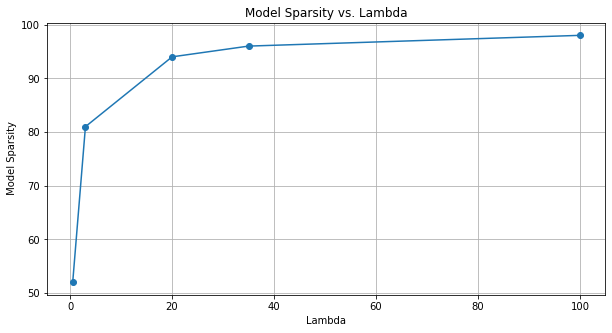

This chart was generated by the following Python code:
import numpy as np
import pandas as pd
import matplotlib.pyplot as plt

# Load the dataset into a pandas DataFrame
file_path = 'crime.csv'
df = pd.read_csv(file_path)

# Separate the data into features (X) and the target variable (y)
X = df.iloc[:, :-1].values  # Exclude the last column as the target variable
y = df.iloc[:, -1].values   # The last column is the target variable

# Custom Train-Test Split Implementation
def custom_train_test_split(X, y, test_size=0.2, random_state=None):
    if random_state is not None:
        np.random.seed(random_state)
    
    # Shuffle the data
    data = np.arange(len(X))
    np.random.shuffle(data)
    X = X[data]
    y = y[data]
    
    # Calculate the split index
    split_index = int((1 - test_size) * len(X))
    
    # Split the data into training and testing sets
    X_train, X_test = X[:split_index], X[split_index:]
    y_train, y_test = y[:split_index], y[split_index:]
    
    return X_train, X_test, y_train, y_test

# Split the data into a training set (S) and a testing set (T)
X_train, X_test, y_train, y_test = custom_train_test_split(X, y, test_size=0.2, random_state=42)

# Define a range of lambda values to test
lambda_values = np.logspace(-3, 3, 100)  # You can adjust the range as needed

# Function to compute soft threshold
def soft_threshold(rho, lambda_val):
    if rho < -lambda_val:
        return rho + lambda_val
    elif rho > lambda_val:
        return rho - lambda_val
    else:
        return 0

# Function to perform coordinate descent for Lasso
def coordinate_descent_lasso(X, y, lambda_val, tolerance=0.0005, max_iterations=100):
    n_samples, n_features = X.shape
    beta = np.zeros(n_features)
    old_beta = np.copy(beta)
    update_counts = []  # To store the number of CD updates
    
    for i in range(max_iterations):
        
        for j in range(n_features):
            
            # Calculate the residual without the j-th feature
            r = y - X.dot(beta) + X[:, j] * beta[j]
            
            # Compute the coordinate-wise update
            new_beta_j = soft_threshold(X[:, j].dot(r), lambda_val) / (X[:, j]**2).sum()
            
            if new_beta_j != beta[j]:
                update_counts.append(1)
            else:
                update_counts.append(0)
            
            # Update the j-th coefficient
            beta[j] = new_beta_j
        
        # Check for convergence
        if np.linalg.norm(beta - old_beta) < tolerance:
            break
        
        old_beta = np.copy(beta)
    
    return beta, update_counts

# Define the five specific lambda values you want to evaluate
selected_lambda_values = [0.5, 3, 20, 35, 100]

# Train Lasso models with different lambda values and calculate sparsity
sparsity_values = []

for lambda_val in selected_lambda_values:
    beta, _ = coordinate_descent_lasso(X_train, y_train, lambda_val)
    
    # Calculate sparsity by counting zero coefficients
    sparsity = np.sum(beta == 0)
    
    # Print sparsity for each lambda value
    print(f"Lambda: {lambda_val:.3f}, Model Sparsity: {sparsity}")
    
    sparsity_values.append(sparsity)

# Plot sparsity versus selected lambda values
plt.figure(figsize=(10, 5))
plt.plot(selected_lambda_values, sparsity_values, marker='o')
plt.xlabel("Lambda")
plt.ylabel(" Model Sparsity")
plt.title("Model Sparsity vs. Lambda")
plt.grid(True)
plt.show()
